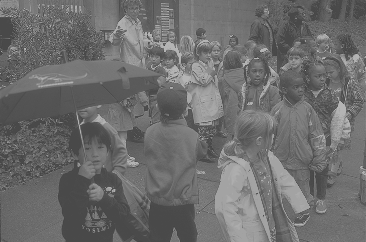
%> input picture Lab 4/narrow.tif, 366 x 242 px
$ octave Pt16_3_2.m   (GNU Octave 9; MATLAB toolbox functions it lacks are replaced by stand-ins)
%> lines starting %> are read from the running program, lines starting %| are printed output that depends on the picture; in (x1, y1, x2, y2) boxes, pixels count from 0 and x2, y2 are one past the last pixel; in counts of white or black regions, pixels touching at a corner belong together; the program's own positions count from 1
% Read the image
input_image = imread('narrow.tif');
%> input_image is the input picture: size 242x366 uint8; min 70, max 180, mean 108.6

% Define T1 and T2 based on your specific needs
T1 = 70;
T2 = 180;

% Apply the pointwise transformation
output_image = pointTrans(input_image, T1, T2);

% Display the original and transformed images and their histograms
figure, imshow(input_image), title('Original Image');
figure, imhist(input_image), title('Histogram of Original Image');
figure, imshow(output_image), title('Transformed Image');
figure, imhist(output_image), title('Histogram of Transformed Image');

function output = pointTrans(input, T1, T2)
%> called with T1 = 70, T2 = 180
    % Allocate space for the output image.
    output = zeros(size(input));

    % Define the transformation function as a piecewise linear function.
    % For simplicity, we assume the input image is of class uint8 and the output is also expected to be uint8.
    output(input < T1) = 0;  % Set to black all pixels less than T1.
%> output: size 242x366 double; every value is 0
    output(input >= T2) = 255;  % Set to white all pixels greater than T2.
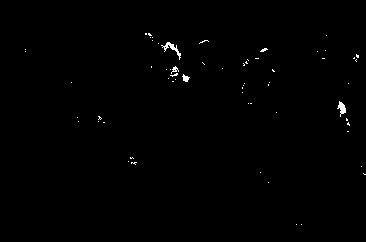
%> output: size 242x366 double; 0.46% white in thin lines or dots, all inside (x1, y1, x2, y2) = (25, 33, 366, 225)

    % Apply linear transformation for pixel values between T1 and T2.
    mask = (input >= T1) & (input < T2);
    output(mask) = uint8(255 / (T2 - T1) * (double(input(mask)) - T1));
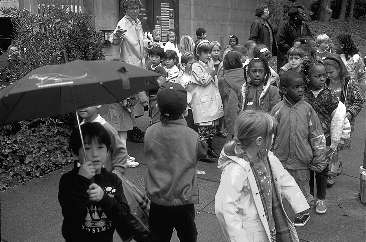
%> output: size 242x366 double; min 0, max 255, mean 89.6

    % Convert the output image back to uint8 if needed.
    output = uint8(output);
%> output: size 242x366 uint8
%> `title('Histogram of Original Image')`:
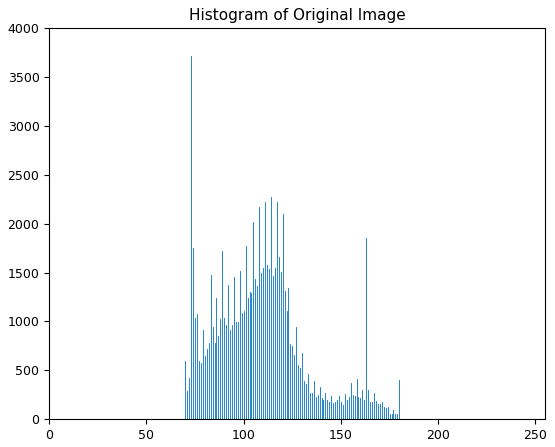
%> figure redrawn from the program's plot data; highest point at x = 73, y = 3712
%> `title('Histogram of Transformed Image')`:
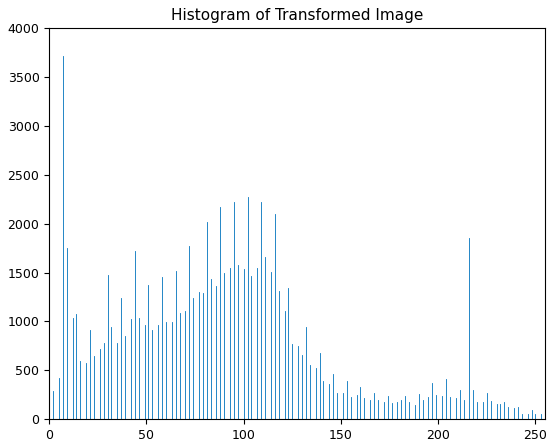
%> figure redrawn from the program's plot data; highest point at x = 7, y = 3712
end

$ run again, with Lab 4/house.tif copied over Lab 4/narrow.tif
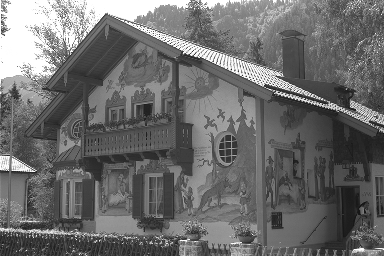
%> input picture Lab 4/house.tif, 384 x 256 px
%> input_image is the input picture: size 256x384 uint8; min 18, max 255, mean 108.5
%> in pointTrans, `output(input >= T2) = 255;`:
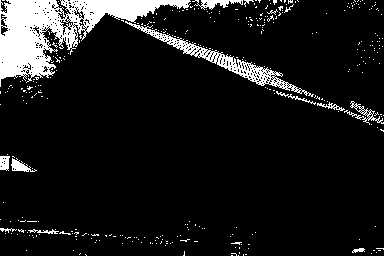
%> output: size 256x384 double; 9.6% white; 352 white regions (339 under 20 px), largest, box (x1, y1, x2, y2) and area: (0, 0, 191, 87) 6118, (125, 21, 314, 97) 1530, (192, 0, 243, 10) 235
%> mask: size 256x384 logical; 66.8% white; 902 black regions (852 under 20 px), largest, box (x1, y1, x2, y2) and area: (125, 21, 384, 256) 11377, (0, 0, 191, 87) 6209, (0, 149, 190, 256) 4660
%> `title('Histogram of Transformed Image')`:
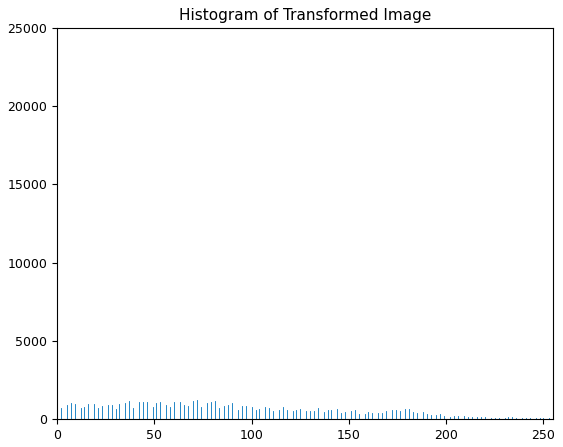
%> figure redrawn from the program's plot data; highest point at x = 0, y = 24059
